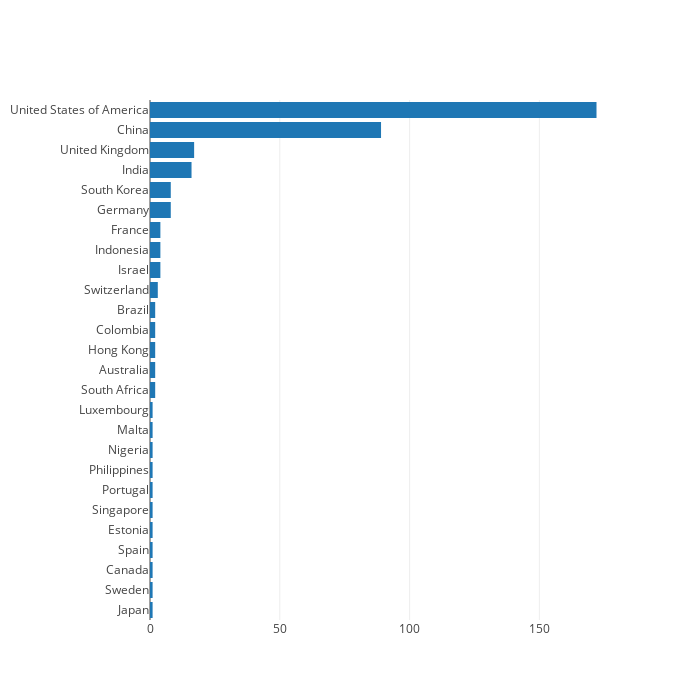

The cell this chart's notebook holds for it:
### Markdown cell above
## Total Unicorns per country 2019

### Code cell
df = df.sort_values('Company')
bar = plotly.graph_objs.Bar(x=df['Company'], y=df['Country'], orientation = 'h')
fig = plotly.graph_objs.Figure(data=[bar], layout=go.Layout(height=700, width=700, margin={"l": 150}))
iplot(fig)

### Figure 1 — Plotly figure (JSON) as saved in the notebook; plotly's stock layout.template omitted (floating-point values rounded to 4 significant figures)
{"data": [{"orientation": "h", "type": "bar", "uid": "59b7d910-fa9c-4aa5-9096-bd9bdab9001a", "x": [1, 1, 1, 1, 1, 1, 1, 1, 1, 1, 1, 2, 2, 2, 2, 2, 3, 4, 4, 4, 8, 8, 16, 17, 89, 172], "y": ["Japan", "Sweden", "Canada", "Spain", "Estonia", "Singapore", "Portugal", "Philippines", "Nigeria", "Malta", "Luxembourg", "South Africa", "Australia", "Hong Kong", "Colombia", "Brazil", "Switzerland", "Israel", "Indonesia", "France", "Germany", "South Korea", "India", "United Kingdom", "China", "United States of America"]}], "layout": {"height": 700, "margin": {"l": 150}, "width": 700, "xaxis": {"autorange": true, "range": [0, 181.1], "type": "linear"}, "yaxis": {"autorange": true, "range": [-0.5, 25.5], "type": "category"}}}
